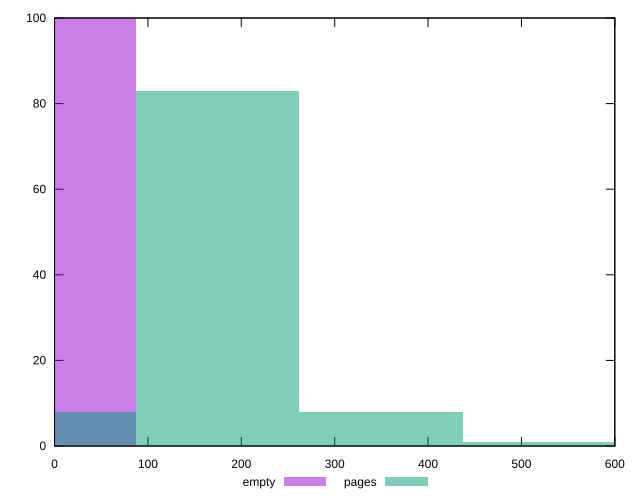

The script that saved this image:
reset
set terminal svg size 640, 500
set output "reprap/unused-css-rules/comparison/histogram/0_vs_1.svg"

$empty <<EOF
0 100
EOF

$pages <<EOF
344.00899791164557 8
172.00449895582278 83
0 8
516.0134968674683 1
EOF

set key outside below
set boxwidth 172.00449895582278
set yrange [0:100]
set style fill transparent solid 0.5 noborder

plot \
  $empty title "empty" with boxes, \
  $pages title "pages" with boxes, \


reset
